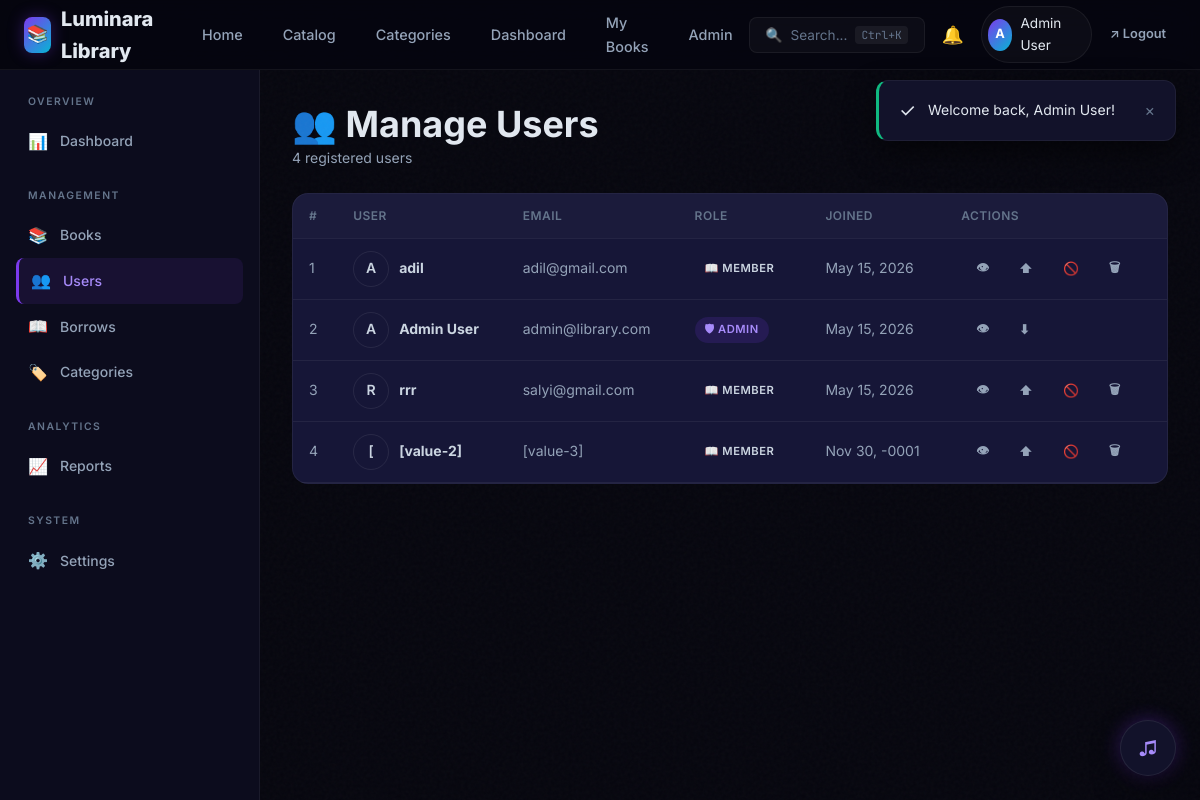
The page /public/admin/users (signed in) on the database its author committed.
### tables this page shows
CREATE TABLE `users` (
  `id` int(11) NOT NULL,
  `name` varchar(100) NOT NULL,
  `email` varchar(150) NOT NULL,
  `password` varchar(255) NOT NULL,
  `role` enum('admin','member') DEFAULT 'member',
  `avatar` varchar(255) DEFAULT NULL,
  `created_at` timestamp NOT NULL DEFAULT current_timestamp(),
  `updated_at` timestamp NOT NULL DEFAULT current_timestamp() ON UPDATE current_timestamp()
);

### core/Controller.php (called while the page is built, shortened)
<?php
class Controller {
    protected function view(string $view, array $data = []): void {
        View::render($view, $data);
    }
}

### app/Controllers/AdminController.php (called while the page is built, shortened)
<?php
class AdminController extends Controller {
    public function users(): void {
        require_once APP_PATH . '/Models/User.php';
        $this->view('admin/users', [
            'title'  => 'Manage Users',
            'users'  => User::all(),
            'layout' => 'admin',
        ]);
    }
}

### public/index.php (called while the page is built, shortened)
<?php
require_once CORE_PATH . '/Helpers.php';
require_once ROOT_PATH . '/core/Database.php';
require_once CORE_PATH . '/Auth.php';
require_once CORE_PATH . '/Controller.php';
require_once CORE_PATH . '/Database.php';
require_once CORE_PATH . '/Router.php';
$router = new Router();
$router->get('',     'HomeController@index');
$router->get('home', 'HomeController@index');
$router->get('login',           'AuthController@loginForm');
$router->post('login',          'AuthController@login');
$router->get('register',        'AuthController@registerForm');
$router->post('register',       'AuthController@register');
$router->get('forgot-password', 'AuthController@forgotForm');
$router->post('forgot-password','AuthController@forgot');
$router->get('logout',          'AuthController@logout');
$router->get('catalog',              'CatalogController@browse');
$router->get('catalog/browse',       'CatalogController@browse');
$router->get('catalog/book/{id}',    'CatalogController@bookDetails');
$router->get('books/{id}',           'CatalogController@bookDetails');
$router->get('book-details/{id}',    'CatalogController@bookDetails');
$router->get('catalog/categories',   'CatalogController@categories');
$router->get('catalog/search',       'CatalogController@search');
$router->get('dashboard',            'UserController@dashboard');
$router->get('user/profile',         'UserController@profile');
$router->post('user/profile',        'UserController@updateProfile');
$router->get('user/borrows',         'UserController@borrows');
$router->get('user/wishlist',        'UserController@wishlist');
$router->post('user/wishlist/toggle','UserController@toggleWishlist');
$router->get('user/history',         'UserController@history');
$router->post('borrow/request', 'BorrowController@request');
$router->post('borrow/return',  'BorrowController@returnBook');
$router->post('borrow/reserve', 'BorrowController@reserve');
$router->get('admin',                  'AdminController@dashboard');
$router->get('admin-dashboard',        'AdminController@dashboard');
$router->get('admin/dashboard',        'AdminController@dashboard');
$router->get('admin/books',            'AdminController@books');
$router->post('admin/books/store',     'AdminController@storeBook');
$router->post('admin/books/update',    'AdminController@updateBook');
$router->post('admin/books/delete',    'AdminController@deleteBook');
$router->get('admin/users',            'AdminController@users');
$router->post('admin/users/role',      'AdminController@updateUserRole');
$router->post('admin/users/deactivate','AdminController@deactivateUser');
$router->post('admin/users/delete',    'AdminController@deleteUser');
$router->get('admin/borrows',          'AdminController@borrows');
$router->post('admin/borrows/return',  'AdminController@markBorrowReturned');
$router->post('admin/borrows/approve', 'AdminController@approveReservation');
$router->post('admin/borrows/reject',  'AdminController@rejectReservation');
$router->get('admin/categories',       'AdminController@categories');
$router->post('admin/categories/store','AdminController@storeCategory');
$router->post('admin/categories/update','AdminController@updateCategory');
$router->post('admin/categories/delete','AdminController@deleteCategory');
$router->get('admin/reports',          'AdminController@reports');
$router->get('admin/settings',         'AdminController@settings');
$router->post('admin/settings',        'AdminController@updateSettings');
$router->get('api/books',       'ApiController@books');
$router->get('api/books/{id}',  'ApiController@book');
$router->get('api/categories',  'ApiController@categories');
$router->get('api/featured',    'ApiController@featured');
$router->get('api/search',      'ApiController@search');
$router->post('api/review',     'ApiController@addReview');
$router->dispatch();

### core/Helpers.php (called while the page is built, shortened)
<?php
function url(string $path = ''): string {
    return BASE_URL . '/' . ltrim($path, '/');
}
function e(?string $value): string {
    return htmlspecialchars($value ?? '', ENT_QUOTES, 'UTF-8');
}
function isActive(string $path): string {
    $currentUrl = trim($_GET['url'] ?? '', '/');
    return ($currentUrl === trim($path, '/')) ? 'active' : '';
}
function formatDate(string $date): string {
    return date('M d, Y', strtotime($date));
}

### core/Auth.php (called while the page is built, shortened)
<?php
class Auth {
    public static function check(): bool {
        return isset($_SESSION['user']);
    }
    public static function user(): ?array {
        return $_SESSION['user'] ?? null;
    }
    public static function isAdmin(): bool {
        return self::check() && ($_SESSION['user']['role'] ?? '') === 'admin';
    }
    public static function isAdminAuthorized(): bool {
        $email = strtolower(trim($_SESSION['user']['email'] ?? ''));
        $whitelist = array_map(fn($item) => strtolower(trim($item)), ADMIN_EMAIL_WHITELIST ?? []);
        return in_array($email, $whitelist, true);
    }
}

### core/Database.php (called while the page is built, shortened)
<?php
class Database {
    private static ?PDO $instance = null;
    public static function getInstance(): PDO {
        if (self::$instance === null) {
            $dsn = 'mysql:host=' . DB_HOST . ';dbname=' . DB_NAME . ';charset=utf8mb4';
            self::$instance = new PDO($dsn, DB_USER, DB_PASS, [
                PDO::ATTR_ERRMODE            => PDO::ERRMODE_EXCEPTION,
                PDO::ATTR_DEFAULT_FETCH_MODE => PDO::FETCH_ASSOC,
            ]);
        }
        return self::$instance;
    }
}

### app/Models/User.php (called while the page is built, shortened)
<?php
class User {
    private static function db(): PDO {
        return Database::getInstance();
    }
    public static function all(): array {
        $stmt = self::db()->query("SELECT id, name, email, role, avatar, created_at FROM users ORDER BY id DESC");
        return $stmt->fetchAll();
    }
}

### app/Views/admin/users.php (the view, shortened to what this page needs)
<?php View::includeLayout('navbar'); ?>
<div class="admin-layout">
    <main class="admin-main">
        <div class="flex items-center justify-between mb-6" style="justify-content:space-between;flex-wrap:wrap;gap:12px;">
            <div>
                <h2>👥 Manage Users</h2>
                <p class="text-muted text-sm"><?= count($users) ?> registered users</p>
            </div>
        </div>
        <div class="card glass-card">
            <div class="table-wrapper">
                <table>
                    <thead>
                        <tr>
                            <th>#</th>
                            <th>User</th>
                            <th>Email</th>
                            <th>Role</th>
                            <th>Joined</th>
                            <th>Actions</th>
                        </tr>
                    </thead>
                    <tbody>
                        <?php foreach ($users as $i => $user): ?>
                        <tr>
                            <td class="text-muted"><?= $i + 1 ?></td>
                            <td>
                                <div style="display:flex;align-items:center;gap:10px;">
                                    <div class="avatar avatar-sm" style="background:var(--glass-bg);border:1px solid var(--glass-border);display:flex;align-items:center;justify-content:center;width:36px;height:36px;border-radius:50%;font-weight:600;font-size:14px;">
                                        <?= strtoupper(substr($user['name'], 0, 1)) ?>
                                    </div>
                                    <strong><?= e($user['name']) ?></strong>
                                </div>
                            </td>
                            <td class="text-muted"><?= e($user['email']) ?></td>
                            <td>
                                <span class="chip <?= $user['role'] === 'admin' ? 'chip-primary' : 'chip-outline' ?>">
                                    <?= $user['role'] === 'admin' ? '🛡 Admin' : '📖 Member' ?>
                                </span>
                            </td>
                            <td class="text-muted text-sm"><?= isset($user['created_at']) ? formatDate($user['created_at']) : 'N/A' ?></td>
                            <td>
                                <div class="flex gap-1">
                                    <button class="btn btn-ghost btn-sm" title="View profile" onclick="window.LuminApp?.Toast?.show('User profile view coming soon','info')">👁</button>
                                    <button class="btn btn-ghost btn-sm" title="Toggle role" onclick="toggleRole(<?= $user['id'] ?>, '<?= e($user['name']) ?>', '<?= $user['role'] ?>')">
                                        <?= $user['role'] === 'admin' ? '⬇' : '⬆' ?>
                                    </button>
                                    <?php if ($user['role'] !== 'admin'): ?>
                                    <button class="btn btn-ghost btn-sm btn-danger-text" title="Deactivate" onclick="deactivateUser(<?= $user['id'] ?>, '<?= e($user['name']) ?>')">🚫</button>
                                    <button class="btn btn-ghost btn-sm btn-danger-text" title="Delete" onclick="deleteUser(<?= $user['id'] ?>, '<?= e($user['name']) ?>')">🗑</button>
                                    <?php endif; ?>
                                </div>
                            </td>
                        </tr>
                        <?php endforeach; ?>
                    </tbody>
                </table>
            </div>
        </div>
    </main>
</div>

### app/Views/layouts/navbar.php (shortened to what this page needs)
<?php
$user = Auth::user();
$isAdmin = Auth::isAdminAuthorized();
?>
<nav class="navbar" role="navigation" aria-label="Main navigation">
    <div class="container">
        <a href="<?= url('') ?>" class="navbar-brand">
            <span class="brand-icon" aria-hidden="true">📚</span>
            <span><?= APP_NAME ?></span>
        </a>
        <div class="navbar-nav" role="menubar">
            <a href="<?= url('') ?>" class="nav-link <?= isActive('') ?>" role="menuitem">Home</a>
            <a href="<?= url('catalog') ?>" class="nav-link <?= isActive('catalog') ?: isActive('catalog/browse') ?>" role="menuitem">Catalog</a>
            <a href="<?= url('catalog/categories') ?>" class="nav-link <?= isActive('catalog/categories') ?>" role="menuitem">Categories</a>
            <?php if ($user): ?>
                <a href="<?= url('dashboard') ?>" class="nav-link <?= isActive('dashboard') ?>" role="menuitem">Dashboard</a>
                <a href="<?= url('user/borrows') ?>" class="nav-link <?= isActive('user/borrows') ?>" role="menuitem">My Books</a>
                <?php if ($isAdmin): ?>
                    <a href="<?= url('admin-dashboard') ?>" class="nav-link <?= isActive('admin') ?: isActive('admin/dashboard') ?: isActive('admin-dashboard') ?>" role="menuitem">Admin</a>
                <?php endif; ?>
            <?php endif; ?>
        </div>
        <div class="navbar-actions">
            <button class="navbar-search-btn" onclick="App.CommandPalette.open()" aria-label="Open search">
                🔍 <span>Search...</span> <kbd>Ctrl+K</kbd>
            </button>
            <?php if ($user): ?>
                <div class="relative">
                    <button class="notification-btn" aria-label="Notifications" title="Notifications">
                        🔔
                    </button>
                </div>
                <div class="relative">
                    <a href="<?= url('user/profile') ?>" class="user-menu-btn" title="Profile">
                        <span class="user-avatar"><?= strtoupper(substr($user['name'], 0, 1)) ?></span>
                        <span class="user-name"><?= e($user['name']) ?></span>
                    </a>
                </div>
                <a href="<?= url('logout') ?>" class="btn btn-ghost btn-sm" title="Sign out">↗ Logout</a>
            <?php else: ?>
                <a href="<?= url('login') ?>" class="btn btn-secondary btn-sm">Sign In</a>
                <a href="<?= url('register') ?>" class="btn btn-primary btn-sm">Register</a>
            <?php endif; ?>
        </div>
    </div>
</nav>

### core/Router.php (shortened to what this page needs)
<?php
class Router {
    private array $routes = [];
    private function addRoute(string $method, string $path, string $handler): void {
        $this->routes[] = [
            'method'  => $method,
            'path'    => $path,
            'handler' => $handler
        ];
    }
    public function dispatch(): void {
        $method = $_SERVER['REQUEST_METHOD'];
        $uri    = $this->getUri();
        foreach ($this->routes as $route) {
            if ($route['method'] !== $method) continue;
            $pattern = $this->convertToRegex($route['path']);
            if (preg_match($pattern, $uri, $matches)) {
                $params = array_filter($matches, 'is_string', ARRAY_FILTER_USE_KEY);
                $this->callHandler($route['handler'], $params);
                return;
            }
        }
    }
    private function getUri(): string {
        $uri = $_GET['url'] ?? '';
        return trim($uri, '/');
    }
    private function convertToRegex(string $path): string {
        $pattern = preg_replace('/\{(\w+)\}/', '(?P<$1>[^/]+)', $path);
        return '#^' . $pattern . '$#';
    }
    private function callHandler(string $handler, array $params): void {
        [$controllerName, $method] = explode('@', $handler);
        $controller = new $controllerName();
        call_user_func_array([$controller, $method], array_values($params));
    }
}

### rows shown on the page
users: name "A", name "Admin User", email "admin@library.com", role "🛡 ADMIN", created_at "May 15, 2026"
users: name "A", name "adil", email "adil@gmail.com", role "📖 MEMBER", created_at "May 15, 2026"
users: name "R", name "rrr", email "salyi@gmail.com", role "📖 MEMBER", created_at "May 15, 2026"
users: name "[", name "[value-2]", email "[value-3]", role "📖 MEMBER", created_at "Nov 30, -0001"
